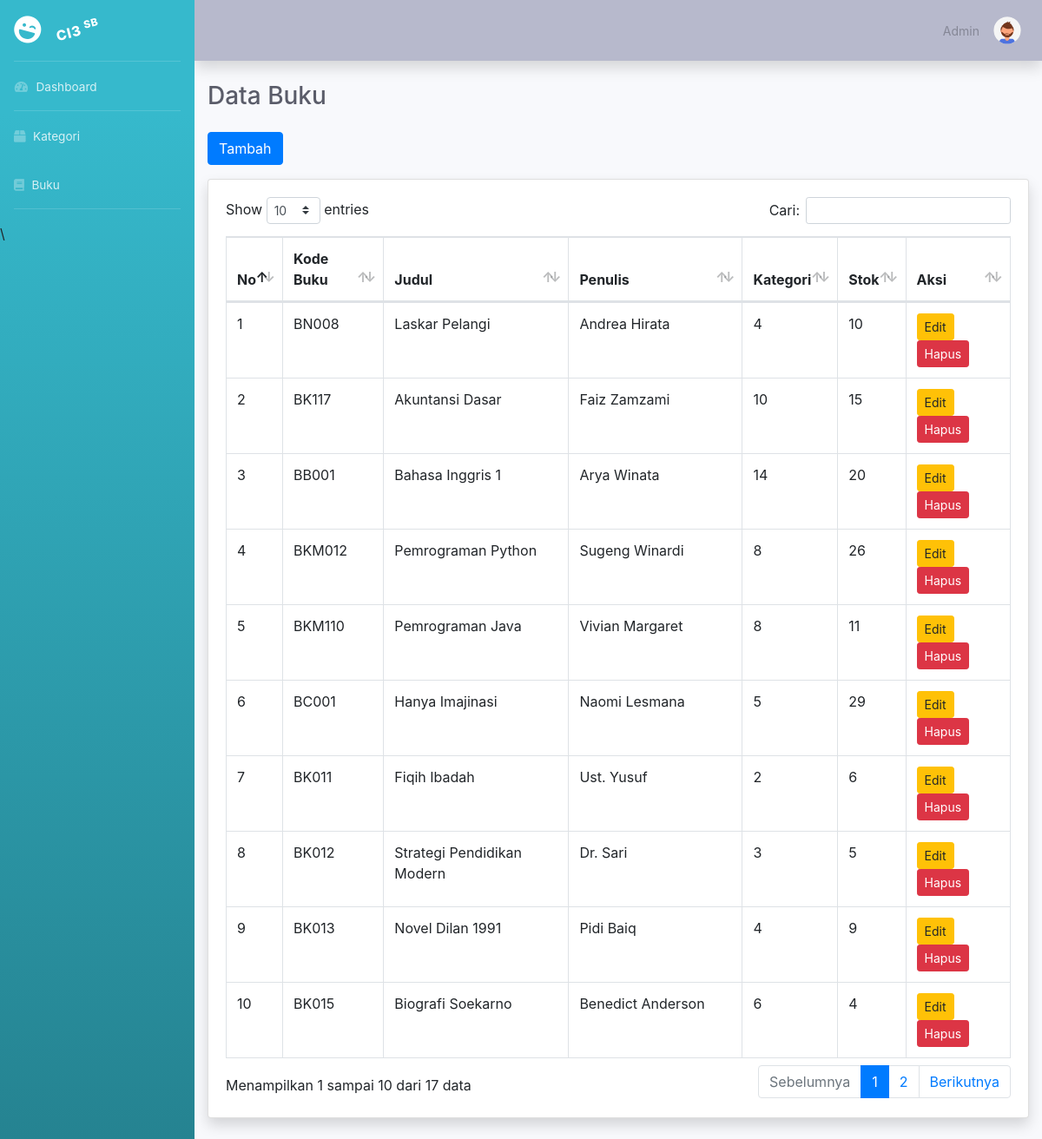
The app's page /index.php/buku with its own data.
### tables this page shows
CREATE TABLE `buku` (
  `id_buku` int(11) NOT NULL,
  `kode_buku` varchar(20) NOT NULL,
  `judul_buku` varchar(100) NOT NULL,
  `penulis` varchar(100) NOT NULL,
  `penerbit` varchar(100) NOT NULL,
  `tahun` int(11) NOT NULL,
  `id_kategori` int(11) NOT NULL,
  `stok` int(11) NOT NULL,
  `lokasi_rak` varchar(50) NOT NULL
);

### application/controllers/buku.php (called while the page is built, shortened)
<?php
class Buku extends CI_Controller {
    public function __construct()
    {
        $this->load->model('buku_model');
        $this->load->library('form_validation');
    }
    public function index()
    {
        $data['buku'] = $this->buku_model->get_all();
        $this->load->view('templates/header');
        $this->load->view('templates/sidebar');
        $this->load->view('templates/topbar');
        $this->load->view('buku/index', $data);
        $this->load->view('templates/footer');
    }
}

### index.php (called while the page is built, shortened)
<?php
require_once BASEPATH.'core/CodeIgniter.php';

### application/models/buku_model.php (called while the page is built, shortened)
<?php
class Buku_model extends CI_Model {
    private $table = 'buku';
    public function get_all()
    {
        return $this->db->get($this->table)->result();
    }
}

### application/views/buku/index.php (the view)
<div class="container-fluid">
<h2 class="h3 mb-4 text-gray-800">Data Buku</h2>
<a href="<?= site_url('buku/tambah'); ?>" class="btn btn-primary mb-3">Tambah</a>
<div class="card shadow mb-4">
    <div class="card-body">
        <div class="table-responsive">
<table class="table table-bordered" width="100%" cellspacing="0" id="dataTable">
    <thead>
        <tr>
            <th>No</th>
            <th>Kode Buku</th>
            <th>Judul</th>
            <th>Penulis</th>
            <th>Kategori</th>
            <th>Stok</th>
            <th>Aksi</th>
        </tr>
    </thead>
    <tbody>
    <?php $no=1; foreach($buku as $b): ?>
    <tr>
        <td><?= $no++; ?></td>
        <td><?= $b->kode_buku; ?></td>
        <td><?= $b->judul_buku; ?></td>
        <td><?= $b->penulis; ?></td>
        <td><?= $b->id_kategori; ?></td>
        <td><?= $b->stok; ?></td>
        <td>
            <a href="<?= site_url('buku/edit/'.$b->id_buku); ?>" class="btn btn-warning btn-sm">Edit</a>
            <a href="<?= site_url('buku/hapus/'.$b->id_buku); ?>"
               onclick="return confirm('Yakin?')"
               class="btn btn-danger btn-sm">
               Hapus
            </a>
        </td>
    </tr>
    <?php endforeach; ?>
    </tbody>
</table>
        </div>
    </div>
</div>
</div>

### application/views/templates/header.php (shortened to what this page needs)
<!DOCTYPE html>
<html lang="en">
    <head>
        <link href="<?=base_url('assets/vendor/fontawesome-free/css/all.min.css')?>"
        rel="stylesheet">
        <link href="<?=base_url('assets/css/sb-admin-2.min.css')?>" rel="stylesheet">
        <link href="<?=base_url('assets/vendor/datatables/dataTables.bootstrap4.min.css')?>" rel="stylesheet">
        <link href="<?=base_url('assets/vendor/bootstrap/css/bootstrap.min.css')?>"
        rel="stylesheet">
</head>
<body id="page-top">
    <div id="wrapper">

### application/views/templates/sidebar.php
<ul class="navbar-nav bg-gradient-info sidebar sidebar-dark accordion" id="accordionsidebar">
<a class="sidebar-brand d-flex align-items-center" href="<?= site_url
('dashboard')?>">
    <div class="sidebar-brand-icon rotate-15">
        <i class="fas fa-laugh-wink"></i>
    </div>
    <div class="sidebar-brand-text rotate-n-15 mx-3"> CI3 <sup>SB</sup></div>
</a>
<hr class="sidebar-divider my-0">
<li class="nav-item">
    <a class="nav-link" href="#">
        <i class="fas fa-fw fa-tachometer-alt"></i>
        <span>Dashboard</span>
    </a>
</li>
<hr class="sidebar-divider my-0">
<li class="nav-item">
    <a class="nav-link" href="<?= site_url ('kategori') ?>">
        <i class="fas fa-box"></i>
        <span>Kategori</span>
    </a>
</li>
<li class="nav-item">
    <a class="nav-link" href="<?= site_url('buku') ?>">
        <i class="fas fa-book"></i>
        <span>Buku</span>
    </a>
</li>
<hr class="sidebar-divider d-none d-md-block">
\
</ul>
 <div id="content-wrapper" class="d-flex flex-column">
            <div id="content">

### application/views/templates/topbar.php (shortened to what this page needs)
<nav class="navbar navbar-expand navbar-light bg-gray-500 topbar mb-4 static-top shadow">
<ul class="navbar-nav ml-auto">
<li class="nav-item dropdown no-arrow">
    <a class="nav-link dropdown-toggle" href="a" id="userDropdown" role="button"
    data-toggle="dropdown" aria-haspopup="true" aria-expanded="false">
        <span class="mr-3 d-none d-lg-inline text-gray-600 small">
            Admin
        </span>
        <img class="img-profile rounded-circle" src="<?= base_url('assets/img/undraw_profile_2.svg')?>" width="40">
    </a>
</li>
</ul>
</nav>

### application/views/templates/footer.php (shortened to what this page needs)
</div>
</div>
</div>
</body>
</html>

### records on screen
buku: kode_buku "BN008", judul_buku "Laskar Pelangi", penulis "Andrea Hirata", id_kategori "4", stok "10"
buku: kode_buku "BK117", judul_buku "Akuntansi Dasar", penulis "Faiz Zamzami", id_kategori "10", stok "15"
buku: kode_buku "BB001", judul_buku "Bahasa Inggris 1", penulis "Arya Winata", id_kategori "14", stok "20"
buku: kode_buku "BKM012", judul_buku "Pemrograman Python", penulis "Sugeng Winardi", id_kategori "8", stok "26"
buku: kode_buku "BKM110", judul_buku "Pemrograman Java", penulis "Vivian Margaret", id_kategori "8", stok "11"
buku: kode_buku "BC001", judul_buku "Hanya Imajinasi", penulis "Naomi Lesmana", id_kategori "5", stok "29"
buku: kode_buku "BK011", judul_buku "Fiqih Ibadah", penulis "Ust. Yusuf", id_kategori "2", stok "6"
buku: kode_buku "BK012", judul_buku "Strategi Pendidikan Modern", penulis "Dr. Sari", id_kategori "3", stok "5"
buku: kode_buku "BK013", judul_buku "Novel Dilan 1991", penulis "Pidi Baiq", id_kategori "4", stok "9"
buku: kode_buku "BK015", judul_buku "Biografi Soekarno", penulis "Benedict Anderson", id_kategori "6", stok "4"
